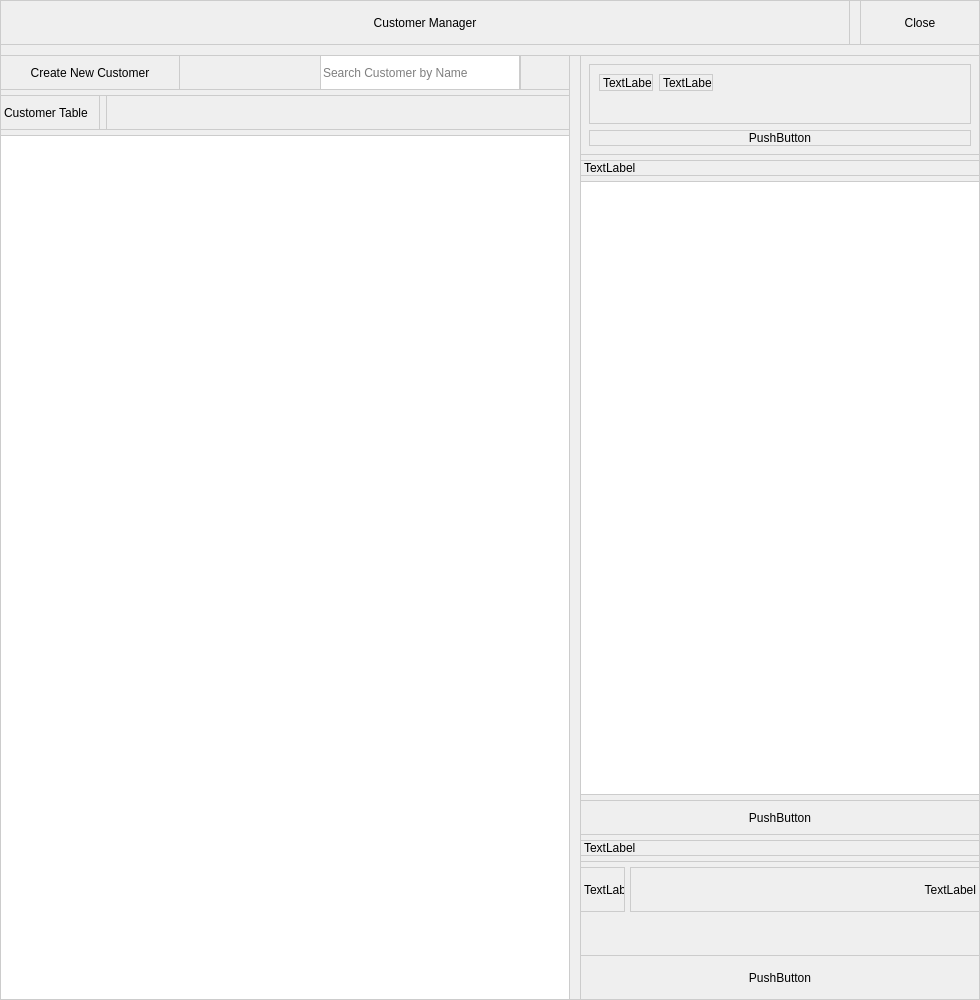
<?xml version="1.0" encoding="UTF-8"?>
<ui version="4.0">
 <class>CustomerManagerWindow</class>
 <widget class="QWidget" name="CustomerManagerWindow">
  <property name="geometry">
   <rect>
    <x>0</x>
    <y>0</y>
    <width>980</width>
    <height>1000</height>
   </rect>
  </property>
  <property name="minimumSize">
   <size>
    <width>980</width>
    <height>980</height>
   </size>
  </property>
  <property name="windowTitle">
   <string>Customer Manager</string>
  </property>
  <property name="styleSheet">
   <string notr="true">QWidget{
	border: 1px solid #ccc;
}

QComboBox {
	background-color: #9f9f9f;
	color: #1a1a1a;
	border: None;
	border-top-right-radius: 10px;
	bprder-bottom-right-radius: 10px;
}
QComboBox::drop-down {
	border: None;
}</string>
  </property>
  <layout class="QVBoxLayout" name="verticalLayout">
   <property name="spacing">
    <number>10</number>
   </property>
   <property name="leftMargin">
    <number>0</number>
   </property>
   <property name="topMargin">
    <number>0</number>
   </property>
   <property name="rightMargin">
    <number>0</number>
   </property>
   <property name="bottomMargin">
    <number>0</number>
   </property>
   <item>
    <widget class="QWidget" name="wd_customer_win_header" native="true">
     <property name="minimumSize">
      <size>
       <width>0</width>
       <height>45</height>
      </size>
     </property>
     <property name="maximumSize">
      <size>
       <width>16777215</width>
       <height>45</height>
      </size>
     </property>
     <layout class="QHBoxLayout" name="horizontalLayout">
      <property name="spacing">
       <number>10</number>
      </property>
      <property name="leftMargin">
       <number>0</number>
      </property>
      <property name="topMargin">
       <number>0</number>
      </property>
      <property name="rightMargin">
       <number>0</number>
      </property>
      <property name="bottomMargin">
       <number>0</number>
      </property>
      <item>
       <widget class="QLabel" name="lb_customer_win_title">
        <property name="minimumSize">
         <size>
          <width>0</width>
          <height>45</height>
         </size>
        </property>
        <property name="maximumSize">
         <size>
          <width>16777215</width>
          <height>45</height>
         </size>
        </property>
        <property name="text">
         <string>Customer Manager</string>
        </property>
        <property name="alignment">
         <set>Qt::AlignmentFlag::AlignCenter</set>
        </property>
       </widget>
      </item>
      <item>
       <widget class="QPushButton" name="pb_customer_win_close">
        <property name="minimumSize">
         <size>
          <width>120</width>
          <height>45</height>
         </size>
        </property>
        <property name="maximumSize">
         <size>
          <width>120</width>
          <height>45</height>
         </size>
        </property>
        <property name="text">
         <string>Close</string>
        </property>
        <property name="icon">
         <iconset resource="../assets/images/icons.qrc">
          <normaloff>:/Icons/close_white.svg</normaloff>:/Icons/close_white.svg</iconset>
        </property>
        <property name="iconSize">
         <size>
          <width>18</width>
          <height>18</height>
         </size>
        </property>
       </widget>
      </item>
     </layout>
    </widget>
   </item>
   <item>
    <widget class="QWidget" name="widget_2" native="true">
     <layout class="QHBoxLayout" name="horizontalLayout_2">
      <property name="spacing">
       <number>10</number>
      </property>
      <property name="leftMargin">
       <number>0</number>
      </property>
      <property name="topMargin">
       <number>0</number>
      </property>
      <property name="rightMargin">
       <number>0</number>
      </property>
      <property name="bottomMargin">
       <number>0</number>
      </property>
      <item>
       <widget class="QWidget" name="wd_customer_win_main" native="true">
        <layout class="QVBoxLayout" name="verticalLayout_5">
         <property name="spacing">
          <number>5</number>
         </property>
         <property name="leftMargin">
          <number>0</number>
         </property>
         <property name="topMargin">
          <number>0</number>
         </property>
         <property name="rightMargin">
          <number>0</number>
         </property>
         <property name="bottomMargin">
          <number>0</number>
         </property>
         <item>
          <widget class="QWidget" name="widget_5" native="true">
           <layout class="QHBoxLayout" name="horizontalLayout_4">
            <property name="spacing">
             <number>0</number>
            </property>
            <property name="leftMargin">
             <number>0</number>
            </property>
            <property name="topMargin">
             <number>0</number>
            </property>
            <property name="rightMargin">
             <number>0</number>
            </property>
            <property name="bottomMargin">
             <number>0</number>
            </property>
            <item>
             <widget class="QPushButton" name="pb_create_customer">
              <property name="minimumSize">
               <size>
                <width>180</width>
                <height>35</height>
               </size>
              </property>
              <property name="maximumSize">
               <size>
                <width>180</width>
                <height>35</height>
               </size>
              </property>
              <property name="text">
               <string>Create New Customer</string>
              </property>
              <property name="icon">
               <iconset resource="../assets/images/icons.qrc">
                <normaloff>:/Icons/add_white.svg</normaloff>:/Icons/add_white.svg</iconset>
              </property>
              <property name="iconSize">
               <size>
                <width>18</width>
                <height>18</height>
               </size>
              </property>
             </widget>
            </item>
            <item>
             <spacer name="horizontalSpacer">
              <property name="orientation">
               <enum>Qt::Orientation::Horizontal</enum>
              </property>
              <property name="sizeHint" stdset="0">
               <size>
                <width>40</width>
                <height>20</height>
               </size>
              </property>
             </spacer>
            </item>
            <item>
             <widget class="QLineEdit" name="le_search_customer">
              <property name="minimumSize">
               <size>
                <width>200</width>
                <height>35</height>
               </size>
              </property>
              <property name="maximumSize">
               <size>
                <width>200</width>
                <height>35</height>
               </size>
              </property>
              <property name="placeholderText">
               <string>Search Customer by Name</string>
              </property>
             </widget>
            </item>
            <item>
             <widget class="QPushButton" name="pb_search_customer">
              <property name="minimumSize">
               <size>
                <width>50</width>
                <height>35</height>
               </size>
              </property>
              <property name="maximumSize">
               <size>
                <width>50</width>
                <height>35</height>
               </size>
              </property>
              <property name="text">
               <string/>
              </property>
              <property name="icon">
               <iconset resource="../assets/images/icons.qrc">
                <normaloff>:/Icons/search_white.svg</normaloff>:/Icons/search_white.svg</iconset>
              </property>
              <property name="iconSize">
               <size>
                <width>18</width>
                <height>18</height>
               </size>
              </property>
             </widget>
            </item>
           </layout>
          </widget>
         </item>
         <item>
          <widget class="QWidget" name="widget_6" native="true">
           <layout class="QVBoxLayout" name="verticalLayout_4">
            <property name="spacing">
             <number>5</number>
            </property>
            <property name="leftMargin">
             <number>0</number>
            </property>
            <property name="topMargin">
             <number>0</number>
            </property>
            <property name="rightMargin">
             <number>0</number>
            </property>
            <property name="bottomMargin">
             <number>0</number>
            </property>
            <item>
             <widget class="QWidget" name="widget_8" native="true">
              <layout class="QVBoxLayout" name="verticalLayout_3">
               <property name="spacing">
                <number>5</number>
               </property>
               <property name="leftMargin">
                <number>0</number>
               </property>
               <property name="topMargin">
                <number>0</number>
               </property>
               <property name="rightMargin">
                <number>0</number>
               </property>
               <property name="bottomMargin">
                <number>0</number>
               </property>
               <item>
                <widget class="QWidget" name="widget_9" native="true">
                 <layout class="QHBoxLayout" name="horizontalLayout_5">
                  <property name="leftMargin">
                   <number>0</number>
                  </property>
                  <property name="topMargin">
                   <number>0</number>
                  </property>
                  <property name="rightMargin">
                   <number>0</number>
                  </property>
                  <property name="bottomMargin">
                   <number>0</number>
                  </property>
                  <item>
                   <widget class="QLabel" name="lb_customer_table">
                    <property name="minimumSize">
                     <size>
                      <width>100</width>
                      <height>35</height>
                     </size>
                    </property>
                    <property name="maximumSize">
                     <size>
                      <width>100</width>
                      <height>35</height>
                     </size>
                    </property>
                    <property name="text">
                     <string>Customer Table</string>
                    </property>
                   </widget>
                  </item>
                  <item>
                   <widget class="QWidget" name="widget_7" native="true">
                    <layout class="QHBoxLayout" name="horizontalLayout_3">
                     <property name="spacing">
                      <number>0</number>
                     </property>
                     <property name="leftMargin">
                      <number>0</number>
                     </property>
                     <property name="topMargin">
                      <number>0</number>
                     </property>
                     <property name="rightMargin">
                      <number>0</number>
                     </property>
                     <property name="bottomMargin">
                      <number>0</number>
                     </property>
                     <item>
                      <spacer name="horizontalSpacer_2">
                       <property name="orientation">
                        <enum>Qt::Orientation::Horizontal</enum>
                       </property>
                       <property name="sizeHint" stdset="0">
                        <size>
                         <width>40</width>
                         <height>20</height>
                        </size>
                       </property>
                      </spacer>
                     </item>
                    </layout>
                   </widget>
                  </item>
                 </layout>
                </widget>
               </item>
               <item>
                <widget class="QTableView" name="tbl_customer"/>
               </item>
              </layout>
             </widget>
            </item>
           </layout>
          </widget>
         </item>
        </layout>
       </widget>
      </item>
      <item>
       <widget class="QWidget" name="wd_customer_win_side" native="true">
        <property name="minimumSize">
         <size>
          <width>400</width>
          <height>0</height>
         </size>
        </property>
        <property name="maximumSize">
         <size>
          <width>400</width>
          <height>16777215</height>
         </size>
        </property>
        <layout class="QVBoxLayout" name="verticalLayout_2">
         <property name="spacing">
          <number>5</number>
         </property>
         <property name="leftMargin">
          <number>0</number>
         </property>
         <property name="topMargin">
          <number>0</number>
         </property>
         <property name="rightMargin">
          <number>0</number>
         </property>
         <property name="bottomMargin">
          <number>0</number>
         </property>
         <item>
          <widget class="QWidget" name="wd_detail_view" native="true">
           <property name="minimumSize">
            <size>
             <width>0</width>
             <height>100</height>
            </size>
           </property>
           <layout class="QVBoxLayout" name="verticalLayout_6">
            <item>
             <widget class="QWidget" name="widget" native="true">
              <widget class="QLabel" name="label">
               <property name="geometry">
                <rect>
                 <x>10</x>
                 <y>10</y>
                 <width>54</width>
                 <height>17</height>
                </rect>
               </property>
               <property name="text">
                <string>TextLabel</string>
               </property>
              </widget>
              <widget class="QLabel" name="label_2">
               <property name="geometry">
                <rect>
                 <x>70</x>
                 <y>10</y>
                 <width>54</width>
                 <height>17</height>
                </rect>
               </property>
               <property name="text">
                <string>TextLabel</string>
               </property>
              </widget>
             </widget>
            </item>
            <item>
             <widget class="QPushButton" name="pushButton">
              <property name="text">
               <string>PushButton</string>
              </property>
             </widget>
            </item>
           </layout>
          </widget>
         </item>
         <item>
          <widget class="QWidget" name="wd_transactions_view" native="true">
           <property name="maximumSize">
            <size>
             <width>16777215</width>
             <height>16777215</height>
            </size>
           </property>
           <layout class="QVBoxLayout" name="verticalLayout_7">
            <property name="spacing">
             <number>5</number>
            </property>
            <property name="leftMargin">
             <number>0</number>
            </property>
            <property name="topMargin">
             <number>0</number>
            </property>
            <property name="rightMargin">
             <number>0</number>
            </property>
            <property name="bottomMargin">
             <number>0</number>
            </property>
            <item>
             <widget class="QLabel" name="lb_sales_list">
              <property name="text">
               <string>TextLabel</string>
              </property>
             </widget>
            </item>
            <item>
             <widget class="QListView" name="ls_sales"/>
            </item>
            <item>
             <widget class="QPushButton" name="pb_open_transaction">
              <property name="minimumSize">
               <size>
                <width>0</width>
                <height>35</height>
               </size>
              </property>
              <property name="maximumSize">
               <size>
                <width>16777215</width>
                <height>35</height>
               </size>
              </property>
              <property name="text">
               <string>PushButton</string>
              </property>
             </widget>
            </item>
           </layout>
          </widget>
         </item>
         <item>
          <widget class="QWidget" name="wd_actions_view" native="true">
           <property name="maximumSize">
            <size>
             <width>16777215</width>
             <height>160</height>
            </size>
           </property>
           <layout class="QVBoxLayout" name="verticalLayout_8">
            <property name="spacing">
             <number>5</number>
            </property>
            <property name="leftMargin">
             <number>0</number>
            </property>
            <property name="topMargin">
             <number>0</number>
            </property>
            <property name="rightMargin">
             <number>0</number>
            </property>
            <property name="bottomMargin">
             <number>0</number>
            </property>
            <item>
             <widget class="QLabel" name="lb_charge_label">
              <property name="maximumSize">
               <size>
                <width>16777215</width>
                <height>20</height>
               </size>
              </property>
              <property name="text">
               <string>TextLabel</string>
              </property>
             </widget>
            </item>
            <item>
             <widget class="Line" name="line">
              <property name="maximumSize">
               <size>
                <width>16777215</width>
                <height>1</height>
               </size>
              </property>
              <property name="orientation">
               <enum>Qt::Orientation::Horizontal</enum>
              </property>
             </widget>
            </item>
            <item>
             <layout class="QHBoxLayout" name="horizontalLayout_11">
              <item>
               <widget class="QLabel" name="lb_dollar_sign">
                <property name="minimumSize">
                 <size>
                  <width>0</width>
                  <height>45</height>
                 </size>
                </property>
                <property name="maximumSize">
                 <size>
                  <width>45</width>
                  <height>45</height>
                 </size>
                </property>
                <property name="text">
                 <string>TextLabel</string>
                </property>
               </widget>
              </item>
              <item>
               <widget class="QLabel" name="lb_charge_balance">
                <property name="minimumSize">
                 <size>
                  <width>0</width>
                  <height>45</height>
                 </size>
                </property>
                <property name="maximumSize">
                 <size>
                  <width>16777215</width>
                  <height>45</height>
                 </size>
                </property>
                <property name="text">
                 <string>TextLabel</string>
                </property>
                <property name="alignment">
                 <set>Qt::AlignmentFlag::AlignRight|Qt::AlignmentFlag::AlignTrailing|Qt::AlignmentFlag::AlignVCenter</set>
                </property>
               </widget>
              </item>
             </layout>
            </item>
            <item>
             <spacer name="verticalSpacer_2">
              <property name="orientation">
               <enum>Qt::Orientation::Vertical</enum>
              </property>
              <property name="sizeHint" stdset="0">
               <size>
                <width>20</width>
                <height>40</height>
               </size>
              </property>
             </spacer>
            </item>
            <item>
             <widget class="QPushButton" name="pb_make_payment">
              <property name="minimumSize">
               <size>
                <width>0</width>
                <height>45</height>
               </size>
              </property>
              <property name="maximumSize">
               <size>
                <width>16777215</width>
                <height>45</height>
               </size>
              </property>
              <property name="text">
               <string>PushButton</string>
              </property>
             </widget>
            </item>
           </layout>
          </widget>
         </item>
        </layout>
       </widget>
      </item>
     </layout>
    </widget>
   </item>
  </layout>
 </widget>
 <resources>
  <include location="../assets/images/icons.qrc"/>
 </resources>
 <connections/>
</ui>
